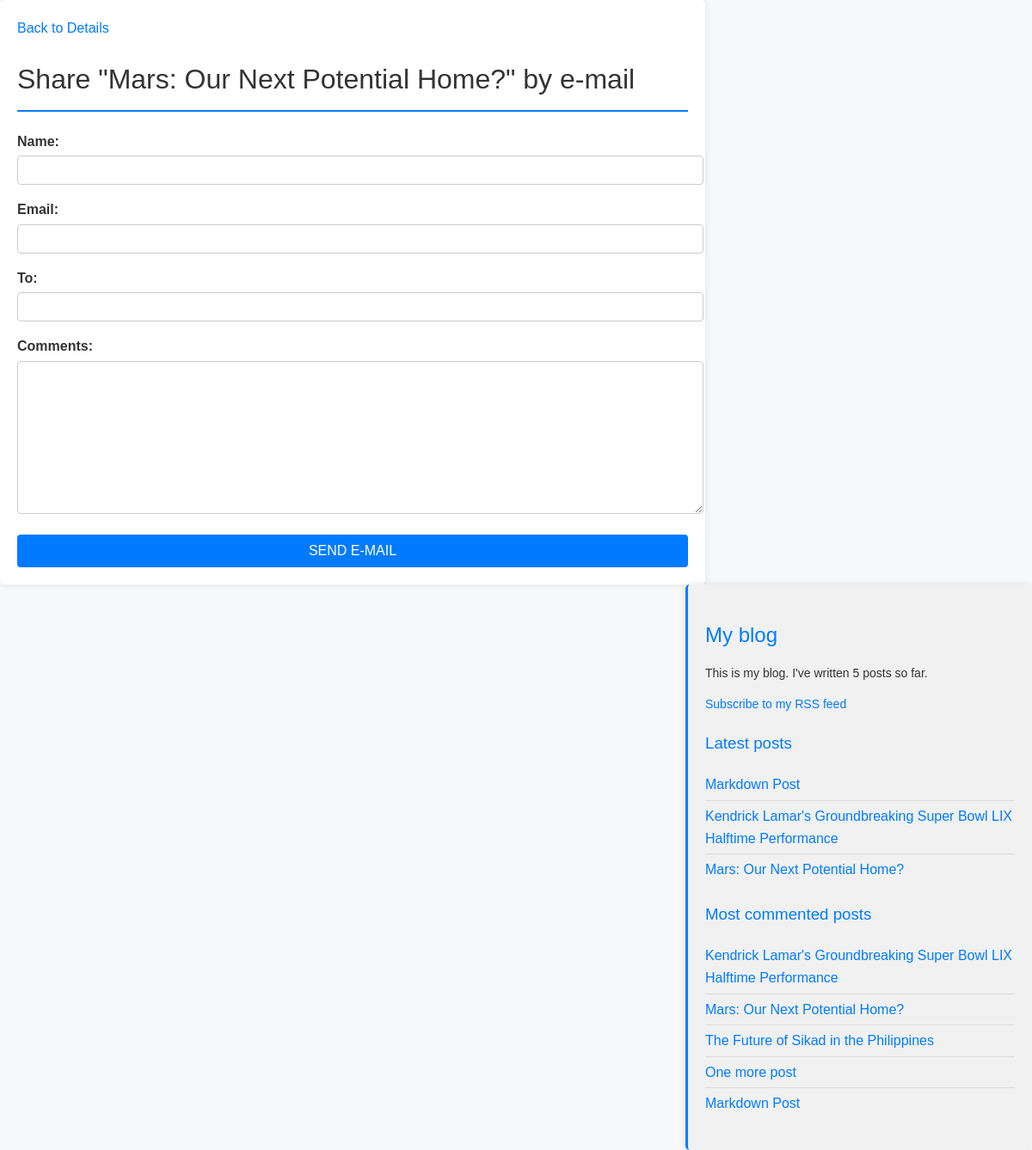
The app's page /blogapp/4/share/ with its own data.
### blogapp/models.py (models this page shows, shortened)
class Post(models.Model):
    STATUS_CHOICES = (
        ('draft', 'Draft'),
        ('published', 'Published'),
    )
    title = models.CharField(max_length=250)
    slug = models.SlugField(max_length=250, unique_for_date='publish')
    author = models.ForeignKey(User, on_delete=models.CASCADE, related_name='blog_posts')
    body = models.TextField()
    publish = models.DateTimeField(default=timezone.now)
    created = models.DateTimeField(auto_now_add=True)
    updated = models.DateTimeField(auto_now=True)
    status = models.CharField(max_length=10, choices=STATUS_CHOICES, default='draft')
    objects = models.Manager()
    published = PublishedManager()
    tags = TaggableManager()
    class Meta:
        ordering = ('-publish',)
    def get_absolute_url(self):
        return reverse('blogapp:post_detail',
        args=[self.publish.year, self.publish.month, self.publish.day, self.slug])

### blogapp/views.py (the view)
def post_share(request, post_id):
    post = get_object_or_404(Post, id=post_id, status='published')
    sent = False
    if request.method == 'POST':
        form = EmailPostForm(request.POST)
        if form.is_valid():
            cd = form.cleaned_data
            subject = f"{cd['name']} recommends you read {post.title}"
            message = f"Read {post.title} at {request.build_absolute_uri(post.get_absolute_url())}\n\n" f"{cd['name']}'s comments: {cd['comments']}"
            send_mail(subject, message, cd['email'], [cd['to']])
            sent = True
    else:
        form = EmailPostForm()
    return render(request, 'blogapp/post/share.html', {'post': post, 'form': form, 'sent': sent})

### blogapp/forms.py
class EmailPostForm(forms.Form):
    name = forms.CharField(max_length=25)
    email = forms.EmailField()
    to = forms.EmailField()
    comments = forms.CharField(required=False,
    widget=forms.Textarea)

### blogapp/models.py (called while the page is built)
    def get_queryset(self):
        return super().get_queryset().filter(status='published')

### blogapp/templatetags/blog_tags.py (called while the page is built)
@register.simple_tag
def total_posts():
  return Post.published.count()

@register.simple_tag
def get_most_commented_posts(count=5):
  return Post.published.annotate(
    total_comments=Count('comments')
  ).order_by('-total_comments')[:count]

@register.inclusion_tag('blogapp/post/latest_posts.html')
def show_latest_posts(count=5):
  latest_posts = Post.published.order_by('-publish')[:count]
  return {'latest_posts': latest_posts}

### blogapp/templates/blogapp/post/share.html (shortened to what this page needs)
{% extends "blogapp/base.html" %}
{% block content %}
<a href="{{ post.get_absolute_url }}">Back to Details</a>
{% if sent %}
<h1>E-mail successfully sent</h1>
<p>
  "{{ post.title }}" was successfully sent to {{ form.cleaned_data.to }}.
  {% else %}
<h1>Share "{{ post.title }}" by e-mail</h1>
<form method="post">
  {{ form.as_p }}
  <input type="submit" value="Send e-mail">
</form>
{% endif %}
{% endblock %}

### blogapp/templates/blogapp/base.html (shortened to what this page needs)
{%load blog_tags %}
{%load static %}
<!DOCTYPE html>
<html>
<head>
    <link href="{% static 'css/blogapp.css' %}" rel="stylesheet">
</head>
<body>
    <div id="content">
        {% block content %}
        {% endblock %}
    </div>
    <div id="sidebar">
        <h2>My blog</h2>
        <p>This is my blog. I've written {% total_posts %} posts so far.</p>
        <p><a href="{% url 'blogapp:post_feed' %}">Subscribe to my RSS feed</a></p>
        <h3>Latest posts</h3>
        {% show_latest_posts 3%}
        <h3>Most commented posts</h3>
        {% get_most_commented_posts as most_commented_posts %}
        <ul>
            {% for post in most_commented_posts %}
            <li>
                <a href="{{ post.get_absolute_url }}">{{ post.title }}</a>
            </li>
            {% endfor %}
        </ul>
    </div>
</body>
</html>

### blogapp/templates/blogapp/post/latest_posts.html
<ul>
    {% for post in latest_posts %}
    <li>
        <a href="{{ post.get_absolute_url }}">{{ post.title }}</a>
    </li>
    {% endfor %}
</ul>

### blogapp/static/css/blogapp.css (style rules this page uses)
body { margin: 0; padding: 0; font-family: Arial, Helvetica, sans-serif; background-color: #f8f9fa; color: #333; line-height: 1.6; }
a { color: #007bff; text-decoration: none; transition: color 0.3s ease-in-out; }
h1, h2, h3 { font-weight: normal; }
h1 { border-bottom: 2px solid #007bff; padding-bottom: 10px; }
h2 { margin-top: 20px; }
#content { float: left; width: 65%; padding: 20px; background: #fff; box-shadow: 0 0 10px rgba(0, 0, 0, 0.1); border-radius: 5px; }
#sidebar { float: right; width: 30%; padding: 20px; background: #f1f1f1; border-left: 3px solid #007bff; border-radius: 5px; box-shadow: 0 0 10px rgba(0, 0, 0, 0.1); }
#sidebar h2, #sidebar h3 { color: #007bff; margin-bottom: 10px; }
#sidebar p { font-size: 14px; }
#sidebar ul { list-style: none; padding: 0; }
#sidebar ul li { padding: 5px 0; border-bottom: 1px solid #ddd; }
#sidebar ul li:last-child { border-bottom: none; }
label { display: block; font-weight: bold; margin-bottom: 4px; }
input, textarea { width: 100%; padding: 8px; border: 1px solid #ccc; border-radius: 4px; font-size: 14px; background: #fff; }
input[type=submit] { background: #007bff; color: #fff; border: none; padding: 10px 15px; font-size: 16px; cursor: pointer; text-transform: uppercase; transition: background 0.3s; }

### records on screen
Post: title "Mars: Our Next Potential Home?"
Post: title "Markdown Post"
Post: title "Kendrick Lamar's Groundbreaking Super Bowl LIX Halftime Performance"
Post: title "The Future of Sikad in the Philippines"
Post: title "One more post"
